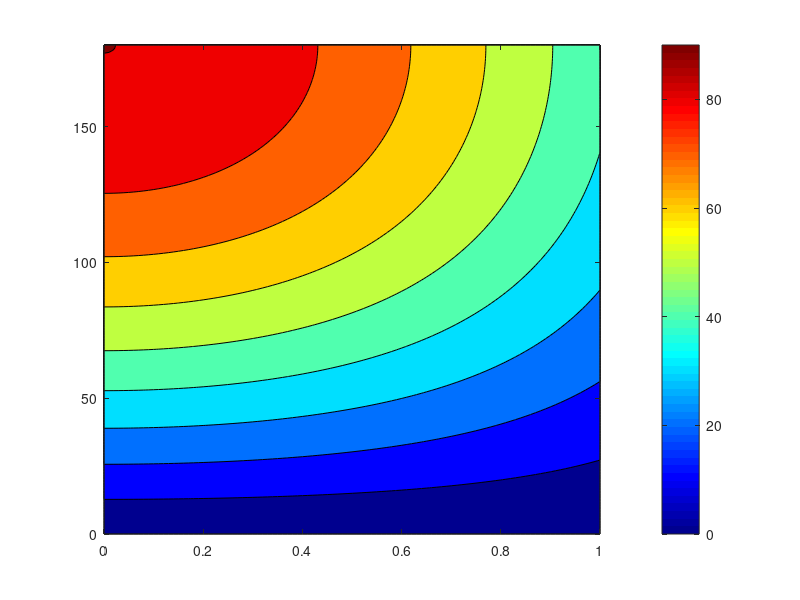

Reproduce this figure in MATLAB. (Note: this script raises an error after producing the figure.)
%%
Vdc=100;
m=1; % carrier
n=2; % fundamental
ma=0:0.01:1;
mag_fsw=2*m*besselj(0,ma*pi/2)/pi;
mag_side=abs(2.*besselj(n,m*ma*pi/2)/(m*pi));
mag_fsw_carrier=[];
mag_side1_carrier=[];
mag_side2_carrier=[];
theta_carrier=[];
for theta=0:1:180
    theta_carrier=[theta_carrier,theta];
    mag_fsw_carrier= [mag_fsw_carrier ; mag_fsw*sqrt(2)*sqrt(1-cosd(theta))];
    mag_side1_carrier= [mag_side1_carrier ; mag_side*sqrt(2)*sqrt(1-cosd(theta-120))] ;
    mag_side2_carrier= [mag_side2_carrier ; mag_side*sqrt(2)*sqrt(1-cosd(theta+120))] ;
end

[X,Y] = meshgrid(ma,theta_carrier);
mag= sqrt(mag_fsw_carrier.^2+mag_side1_carrier.^2+mag_side2_carrier.^2);

%%
figure();
contourf(X,Y,Vdc*mag_fsw_carrier/sqrt(2),'LevelStep',10)
colormap(jet)
h=colorbar();
set(h,'Ticks',[0:10:300])
ylabel('Carrier Phase ($^o$)','interpreter','Latex','FontName', ...
    'Times New Roman','FontSize',15)
xlabel('Modulation Index (ma)','interpreter','Latex','FontName', ...
    'Times New Roman','FontSize',15)
title('Voltage for ($f_s$)' ...
    ,'interpreter','Latex','FontName', ...
    'Times New Roman','FontSize',15)

%%

figure();
contourf(X,Y,Vdc*mag_side1_carrier/sqrt(2))
colormap(jet)
h=colorbar();
set(h,'Ticks',[0:10:300])
ylabel('Carrier Phase ($^o$)','interpreter','Latex','FontName', ...
    'Times New Roman','FontSize',15)
xlabel('Modulation Index (ma)','interpreter','Latex','FontName', ...
    'Times New Roman','FontSize',15)
title('Voltage for ($f_s-2f_o$)' ...
    ,'interpreter','Latex','FontName', ...
    'Times New Roman','FontSize',15)

%% 
figure();
contourf(X,Y,Vdc*mag_side2_carrier/sqrt(2))
colormap(jet)
h=colorbar();
set(h,'Ticks',[0:10:300])
ylabel('Carrier Phase ($^o$)','interpreter','Latex','FontName', ...
    'Times New Roman','FontSize',15)
xlabel('Modulation Index (ma)','interpreter','Latex','FontName', ...
    'Times New Roman','FontSize',15)
title('Voltage for ($f_s-2f_o$)' ...
    ,'interpreter','Latex','FontName', ...
    'Times New Roman','FontSize',15)
%%
figure();
contourf(X,Y,Vdc*mag/sqrt(2),'LevelStep',2)
colormap(jet)
h=colorbar();
set(h,'Ticks',[0:5:100])
ylabel('Carrier Phase ($^o$)','interpreter','Latex','FontName', ...
    'Times New Roman','FontSize',15)
xlabel('Modulation Index (ma)','interpreter','Latex','FontName', ...
    'Times New Roman','FontSize',15)
title({'A Equivalent Single Frequency  Voltage for','($f_s$) and ($f_s\pm2f_o$)'} ...
    ,'interpreter','Latex','FontName', ...
    'Times New Roman','FontSize',15)
%%
for N=35:1:45
 plot(ma,mag(N,:)*200/sqrt(2))
 hold on
 
end
N=35:1:45;
str = string(N);
legend(str)
xlabel('modulation index( $m_a$)','interpreter','Latex','FontName', ...
    'Times New Roman','FontSize',15)
ylabel('Voltage( $V_{rms}$)','interpreter','Latex','FontName', ...
    'Times New Roman','FontSize',15)
title('Voltage for various carrier phases')
%%
plot(ma,a1)
hold on;

% a=2*besselj(0,1*ma*pi/2)/pi;
% figure();

a=abs(2.*besselj(n,m*ma*pi/2)/(m*pi));
plot(ma,abs(a))
hold on;

%%
plot(ma,100*mag_fsw_carrier(41,:)/sqrt(2));
hold on; 
plot(ma,100*mag_side1_carrier(41,:)/sqrt(2));
hold on;
plot(ma,100*mag_side2_carrier(41,:)/sqrt(2));
hold on;
plot(ma,100*ma/2*sqrt(3));

legend('$f_s$','$f_s-2fo$','$f_s+2f_o$','$f_o$','interpreter','Latex','location','best')
ylabel('Voltage(V)','interpreter','Latex','FontSize',15)
xlabel('modulation index (ma)','interpreter','Latex','FontSize',15)



